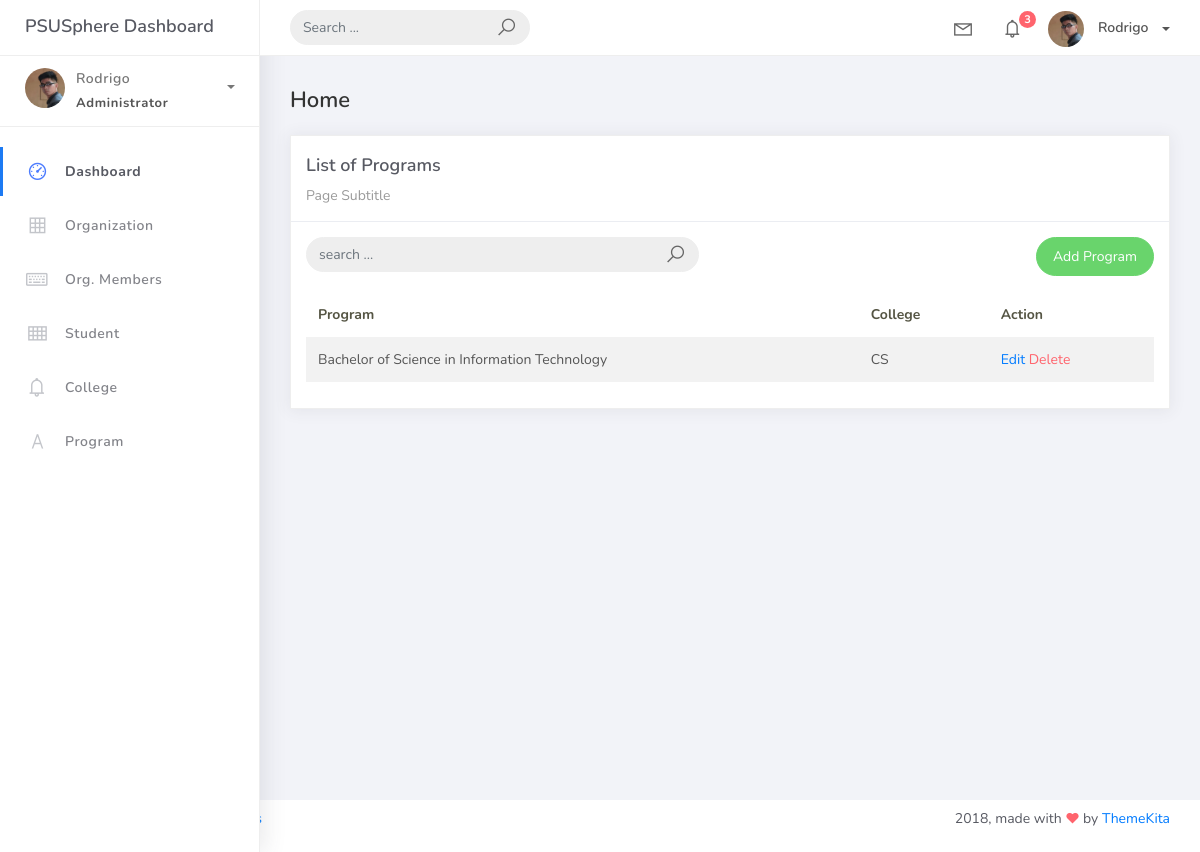
The app's page /program_list, older data.
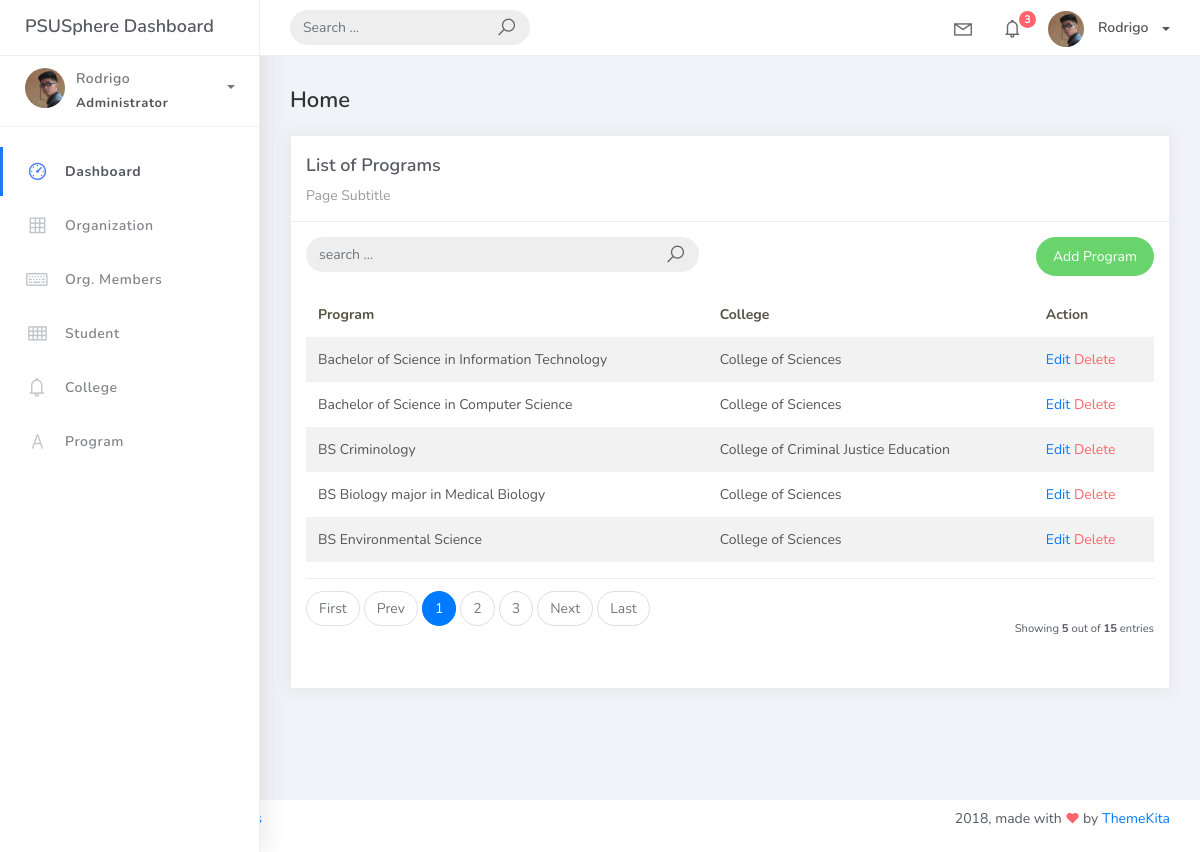
The same page, newer data.
### studentorg/models.py (models this page shows, shortened)
class BaseModel (models.Model):
    created_at = models.DateTimeField(auto_now_add=True, db_index=True)
    updated_at = models.DateTimeField (auto_now=True)
    class Meta:
        abstract = True

class Program(BaseModel):
    prog_name = models.CharField(max_length=150)
    college = models.ForeignKey (College, on_delete=models.CASCADE)

class College(BaseModel):
    college_name = models.CharField(max_length=150)
    def __str__(self):
        return self.college_name

### studentorg/views.py (the view)
# urls.py: path('program_list', ProgramList.as_view(), name='program-list'),
class ProgramList(ListView):
    model = Program
    context_object_name = 'home'
    template_name = 'program_list.html'
    paginate_by = 5
    def get_queryset(self, *args, **kwargs):
        qs = super(ProgramList, self).get_queryset(*args, **kwargs)
        if self.request.GET.get("q") is not None:
            query = self.request.GET.get("q")
            qs = qs.filter(Q(prog_name__icontains=query) |
                           Q(college__college_name__icontains=query))
        return qs

### templates/program_list.html (shortened to what this page needs)
{% extends 'base.html' %}
{% load static %}
{% block content %}
<div class="content">
    <div class="container-fluid">
        <h4 class="page-title">Home</h4>
        <div class="row">
            <div class="col-md-12">
                <div class="card">
                    <div class="card-header">
                        <div class="card-title">List of Programs</div>
                        <div class="card-category">Page Subtitle</div>
                    </div>
                    <div class="card-body">
                        <div class="row">
                            <div class="col-md-6">
                                <form class="navbar-left navbar-form nav-search mr-md-3" action="{% url 'program-list' %}">
                                    <div class="input-group">
                                        <input type="text" placeholder="search ..." class="form-control" name="q"/>
                                        <div class="input-group-append">
                                            <span class="input-group-text">
                                                <i class="la la-search search-icon"></i>
                                            </span>
                                        </div>
                                    </div>
                                </form>
                            </div>
                            <div class="col-md-6">
                                <div class="pull-right">
                                    <a href="{% url 'program-add' %}" class="btn btn-success btn-rounded">Add Program</a>
                                </div>
                            </div>
                        </div>
                        <table class="table table-striped mt-3">
                            <thead>
                                <tr>
                                    <th scope="col">Program</th>
                                    <th scope="col">College</th>
                                    <th scope="col">Action</th>
                                </tr>
                            </thead>
                            <tbody>
                                {% for object in object_list %}
                                <tr>
                                    <td>{{ object.prog_name }}</td>
                                    <td>{{ object.college }}</td>
                                    <td>
                                        <a href="program_list/{{ object.id}}">Edit</a>
                                        <a href="program_list/{{ object.id }}/delete" class="text-danger">Delete</a>
                                    </td>
                                </tr>
                                {% endfor %}
                            </tbody>
                        </table>
                        {% include 'includes/pagination.html' %}
                    </div>
                </div>
            </div>
        </div>
    </div>
</div>
{% endblock %}

### templates/base.html (shortened to what this page needs)
{% load static %}
<!DOCTYPE html>
<html>
<head>
	<link rel="stylesheet" href="{% static 'css/bootstrap.min.css' %}">
	<link rel="stylesheet" href="{% static 'css/ready.css' %}">
	<link rel="stylesheet" href="{% static 'css/demo.css' %}">
</head>
<body>
	<div class="wrapper">
		<div class="main-header">
			<div class="logo-header">
				<a href="dashboard.html" class="logo">
					PSUSphere Dashboard
				</a>
			</div>
			<nav class="navbar navbar-header navbar-expand-lg">
				<div class="container-fluid">
					<form class="navbar-left navbar-form nav-search mr-md-3" action="">
						<div class="input-group">
							<input type="text" placeholder="Search ..." class="form-control">
							<div class="input-group-append">
								<span class="input-group-text">
									<i class="la la-search search-icon"></i>
								</span>
							</div>
						</div>
					</form>
					<ul class="navbar-nav topbar-nav ml-md-auto align-items-center">
						<li class="nav-item dropdown hidden-caret">
							<a class="nav-link dropdown-toggle" href="#" id="navbarDropdown" role="button"
								data-toggle="dropdown" aria-haspopup="true" aria-expanded="false">
								<i class="la la-envelope"></i>
							</a>
						</li>
						<li class="nav-item dropdown hidden-caret">
							<a class="nav-link dropdown-toggle" href="#" id="navbarDropdown" role="button"
								data-toggle="dropdown" aria-haspopup="true" aria-expanded="false">
								<i class="la la-bell"></i>
								<span class="notification">3</span>
							</a>
						</li>
						<li class="nav-item dropdown">
							<a class="dropdown-toggle profile-pic" data-toggle="dropdown" href="#"
								aria-expanded="false">
								<img src="{% static "img/profile.jpg" %}" alt="user-img"
									width="36" class="img-circle">
								<span>Rodrigo</span></span>
							</a>
						</li>
					</ul>
				</div>
			</nav>
		</div>
		<div class="sidebar">
			<div class="scrollbar-inner sidebar-wrapper">
				<div class="user">
					<div class="photo">
					</div>
					<div class="info">
						<a class="" data-toggle="collapse" href="#collapseExample" aria-expanded="true">
							<span>
								Rodrigo
								<span class="user-level">Administrator</span>
								<span class="caret"></span>
							</span>
						</a>
					</div>
				</div>
				<ul class="nav">
					<li class="nav-item active">
						<a href="{% url 'index' %}">
							<i class="la la-dashboard"></i>
							<p>Dashboard</p>
						</a>
					</li>
					<li class="nav-item">
						<a href="{% url 'organization-list' %}">
							<i class="la la-table"></i>
							<p>Organization</p>
						</a>
					</li>
					<li class="nav-item">
						<a href="{% url 'organization-mem-list' %}">
							<i class="la la-keyboard-o"></i>
							<p>Org. Members</p>
						</a>
					</li>
					<li class="nav-item">
						<a href="{% url 'student-list' %}">
							<i class="la la-th"></i>
							<p>Student</p>
						</a>
					</li>
					<li class="nav-item">
						<a href="{% url 'college-list' %}">
							<i class="la la-bell"></i>
							<p>College</p>
						</a>
					</li>
					<li class="nav-item">
						<a href="{% url 'program-list' %}">
							<i class="la la-font"></i>
							<p>Program</p>
						</a>
					</li>
				</ul>
			</div>
		</div>
		<div class="main-panel">
			{% block content %}
			{% endblock %}
		</div>
		<footer class="footer">
			<div class="container-fluid">
				<nav class="pull-left">
					<ul class="nav">
						<li class="nav-item">
							<a class="nav-link" href="http://www.themekita.com">
							</a>
						</li>
						<li class="nav-item">
							<a class="nav-link" href="#">
							</a>
						</li>
						<li class="nav-item">
							<a class="nav-link" href="https://themewagon.com/license/#free-item">
							</a>
						</li>
					</ul>
				</nav>
				<div class="copyright ml-auto">
					2018, made with <i class="la la-heart heart text-danger"></i> by <a
						href="http://www.themekita.com">ThemeKita</a>
				</div>
			</div>
		</footer>
	</div>
</body>
</html>

### templates/includes/pagination.html (shortened to what this page needs)
{% if is_paginated %}
<div class="card-footer px-0 border-0 d-flex flex-column flex-lg-row align-items-center justify-content-between mt-3">
    <nav aria-label="Topics pagination" class="mb-4">
        <ul class="pagination">
            {% if page_obj.number > 1 %}
            <li class="page-item">
                <a class="page-link" href="?page=1">First</a>
            </li>
            {% else %}
            <li class="page-item disabled">
                <span class="page-link">First</span>
            </li>
            {% endif %} {% if page_obj.has_previous %}
            <li class="page-item">
                <a class="page-link" href="?page={{ page_obj.previous_page_number }}">Prev</a>
            </li>
            {% else %}
            <li class="page-item disabled">
                <span class="page-link">Prev</span>
            </li>
            {% endif %} {% for page_num in paginator.page_range %} {% if page_obj.number == page_num %}
            <li class="page-item active">
                <span class="page-link">
                    {{ page_num }}
                </span>
            </li>
            {% elif page_num > page_obj.number|add:'-3' and page_num < page_obj.number|add:'3' %}
            <li class="page-item">
                <a class="page-link" href="?page={{ page_num }}">{{ page_num }}</a>
            </li>
            {% endif %}
            {% endfor %}
            {% if page_obj.has_next %}
            <li class="page-item">
                <a class="page-link" href="?page={{ page_obj.next_page_number }}">Next</a>
            </li>
            {% else %}
            <li class="page-item disabled">
                <span class="page-link">Next</span>
            </li>
            {% endif %}
            {% if page_obj.number != paginator.num_pages %}
            <li class="page-item">
                <a class="page-link" href="?page={{ paginator.num_pages }}">Last</a>
            </li>
            {% else %}
            <li class="page-item disabled">
                <span class="page-link">Last</span>
            </li>
            {% endif %}
        </ul>
    </nav>
    <div class="fw-normal small mt-4 mt-lg-0">Showing <b>{{ object_list.count }}</b> out of <b>{{ paginator.count }}</b> entries</div>
</div>
{% endif %}

Row changes from the older to the newer data that the page shows:
changed through a linked row, Program "Bachelor of Science in Information Technology": college "CS" → "College of Sciences"
added Program: prog_name "Bachelor of Science in Computer Science", college "College of Sciences"
added Program: prog_name "BS Criminology", college "College of Criminal Justice Education"
added Program: prog_name "BS Biology major in Medical Biology", college "College of Sciences"
added Program: prog_name "BS Environmental Science", college "College of Sciences"
Text that changed along with them:
{{ object_list.count }}: (not shown) → "5"
{{ paginator.count }}: (not shown) → "15"
text now shown: "First Prev Next Last Showing out of entries"
new list line: "1"
new list line: "2"
new list line: "3"
